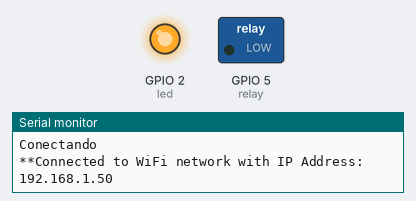
A sketch run on a simulated ESP8266 (NodeMCU). Parts: switched loads named in the sketch (green lamp = pin HIGH), output pins drawn as LEDs (lit = HIGH), the last lines printed to the serial monitor. WiFi joins after 1.5 s; servers stay silent unless stated; uploads are accepted with an empty reply.

Above: at 2.1 s.
At 28.3 s:
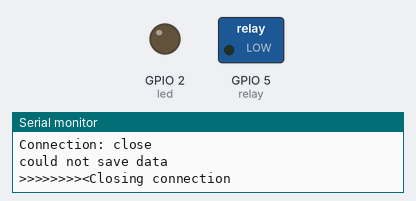
Timing chart, 0 to 69.6 s (numbered marks = the images above):
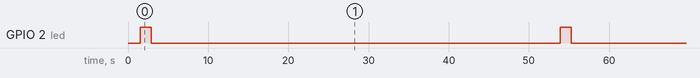

Measured:
- by itself, GPIO 2 (led): alternates HIGH for 1.4 s and LOW for 51.0 s

The sketch:

watering_ESP8266.ino
```cpp
#include <ESP8266WiFi.h>
#include <ESP8266HTTPClient.h>
#include <WiFiClient.h>
#include <SoftwareSerial.h>

const char* ssid = "HOME";
const char* password = "14639214";
const char* host = "";//host ip
const uint16_t port = 80;
int relay = 5;
int led = 2;

//const byte espRx = 5;
//const byte espTx = 4;
//SoftwareSerial SerialEsp(espRx,espTx);

//Rx msg
//bool received = false;
//String receivedMsg;

String s_humedad;
String s_motor;
const byte numVars = 2;
String controlledVars[] = {s_humedad,s_motor};

//variables
int motor = 0;
int humedad = 40;

void SendDataToHost(){
  Serial.print(">>>>>>> conecting to ");
  Serial.print(host);
  Serial.print(':');
  Serial.println(port);

  WiFiClient client;
  if (!client.connect(host, port)){
    Serial.println("connection failed");
    delay(5000);
    return;
  }
  String query = "esp8266/save.php?motor=";
  query +=  motor;
  query += "&humedad=";
  query += humedad;
  Serial.println(query);

  Serial.println("[Sending request]");
  client.print(String("GET /") + query + " HTTP/1.1\r\n" +
             "Host: " + host + "\r\n" +
             "Connection: close\r\n" +
             "\r\n"
            );
  //wait for data
  unsigned long timeout = millis();
  while (client.available() == 0){
    if (millis() - timeout > 5000){
      Serial.println(">>> Client Timeout !");
      client.stop();
      delay(3000);
      return;
    }
  }
  // read reply
  Serial.println("Receiving from server");
  String msg;
  while (client.available()){
    char ch = static_cast<char>(client.read());
    Serial.print(ch);
    msg += ch;
  }
  Serial.println();
  if (msg.indexOf("guardado correcto") != -1){//respuesta script php
    Serial.println("Data saved");
  }
  else{
    Serial.println("could not save data");
  }
  //close connection
  Serial.println();
  Serial.println(">>>>>>>><Closing connection");
  Serial.println();
  client.stop();
}


void setup() {
  pinMode(relay, OUTPUT);
  Serial.begin(9600);
  //SerialEsp.begin((9600));
  pinMode(led, OUTPUT);
  WiFi.begin(ssid, password);
  delay(500);
  Serial.print("Conectando\n");
  WiFi.mode(WIFI_STA);//client, not access point
  while(WiFi.status() != WL_CONNECTED){
    delay(500);
    Serial.print("*");
  }
  Serial.print("Connected to WiFi network with IP Address: ");
  Serial.println(WiFi.localIP());
}

void loop() {
  if(WiFi.status() == WL_CONNECTED){
  digitalWrite(led, HIGH);   // Led ON
  delay(1000);              // pausa 1 seg
  SendDataToHost();
  digitalWrite(led, LOW);    // Led OFF
  delay(50000);              // pausa 100seg
  if (motor == 1){
    digitalWrite(relay, HIGH);
  }
  else{
    digitalWrite(relay, LOW);
  }
  }
  else{
  Serial.print("desconectado\n");
  digitalWrite(led, LOW);    // Led OFF
  }
delay(1000);
}
```
